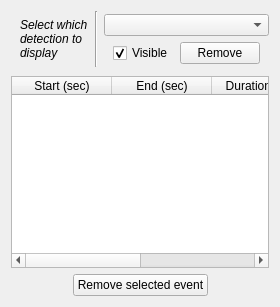
              <widget class="QWidget" name="q_DetectLoc">
               <attribute name="title">
                <string>Locations</string>
               </attribute>
               <layout class="QVBoxLayout" name="verticalLayout_39">
                <item>
                 <layout class="QGridLayout" name="gridLayout_23">
                  <property name="leftMargin">
                   <number>9</number>
                  </property>
                  <property name="topMargin">
                   <number>0</number>
                  </property>
                  <property name="bottomMargin">
                   <number>0</number>
                  </property>
                  <property name="spacing">
                   <number>3</number>
                  </property>
                  <item row="0" column="0" rowspan="3">
                   <widget class="QLabel" name="label_72">
                    <property name="font">
                     <font>
                      <italic>true</italic>
                      <stylestrategy>PreferDefault</stylestrategy>
                      <kerning>true</kerning>
                     </font>
                    </property>
                    <property name="text">
                     <string>Select which
detection to
display</string>
                    </property>
                   </widget>
                  </item>
                  <item row="0" column="1" rowspan="3">
                   <widget class="Line" name="line_28">
                    <property name="minimumSize">
                     <size>
                      <width>10</width>
                      <height>0</height>
                     </size>
                    </property>
                    <property name="orientation">
                     <enum>Qt::Vertical</enum>
                    </property>
                   </widget>
                  </item>
                  <item row="2" column="2" colspan="2">
                   <widget class="QWidget" name="widget_11" native="true">
                    <layout class="QHBoxLayout" name="horizontalLayout_19">
                     <property name="topMargin">
                      <number>3</number>
                     </property>
                     <property name="bottomMargin">
                      <number>3</number>
                     </property>
                     <item>
                      <widget class="QCheckBox" name="_DetectViz">
                       <property name="text">
                        <string>Visible</string>
                       </property>
                       <property name="checked">
                        <bool>true</bool>
                       </property>
                       <property name="tristate">
                        <bool>false</bool>
                       </property>
                      </widget>
                     </item>
                     <item>
                      <widget class="QPushButton" name="_DetectRm">
                       <property name="text">
                        <string>Remove</string>
                       </property>
                      </widget>
                     </item>
                    </layout>
                   </widget>
                  </item>
                  <item row="3" column="2" colspan="2">
                   <widget class="QWidget" name="widget_12" native="true">
                    <property name="minimumSize">
                     <size>
                      <width>0</width>
                      <height>0</height>
                     </size>
                    </property>
                    <layout class="QHBoxLayout" name="horizontalLayout_10">
                     <property name="topMargin">
                      <number>0</number>
                     </property>
                     <property name="bottomMargin">
                      <number>0</number>
                     </property>
                    </layout>
                   </widget>
                  </item>
                  <item row="3" column="1">
                   <widget class="Line" name="line_30">
                    <property name="minimumSize">
                     <size>
                      <width>10</width>
                      <height>0</height>
                     </size>
                    </property>
                    <property name="orientation">
                     <enum>Qt::Vertical</enum>
                    </property>
                   </widget>
                  </item>
                  <item row="1" column="2" colspan="2">
                   <widget class="QComboBox" name="_DetectChanSw"/>
                  </item>
                 </layout>
                </item>
                <item>
                 <widget class="QTableWidget" name="_DetectLocations">
                  <property name="dragDropMode">
                   <enum>QAbstractItemView::InternalMove</enum>
                  </property>
                  <property name="alternatingRowColors">
                   <bool>true</bool>
                  </property>
                  <property name="sortingEnabled">
                   <bool>true</bool>
                  </property>
                  <attribute name="horizontalHeaderStretchLastSection">
                   <bool>true</bool>
                  </attribute>
                  <column>
                   <property name="text">
                    <string>Start (sec)</string>
                   </property>
                  </column>
                  <column>
                   <property name="text">
                    <string>End (sec)</string>
                   </property>
                  </column>
                  <column>
                   <property name="text">
                    <string>Duration (ms)</string>
                   </property>
                  </column>
                  <column>
                   <property name="text">
                    <string>Stage</string>
                   </property>
                  </column>
                 </widget>
                </item>
                <item>
                 <layout class="QHBoxLayout" name="horizontalLayout_20">
                  <property name="topMargin">
                   <number>0</number>
                  </property>
                  <item>
                   <spacer name="horizontalSpacer_34">
                    <property name="orientation">
                     <enum>Qt::Horizontal</enum>
                    </property>
                    <property name="sizeHint" stdset="0">
                     <size>
                      <width>40</width>
                      <height>20</height>
                     </size>
                    </property>
                   </spacer>
                  </item>
                  <item>
                   <widget class="QPushButton" name="_DetecRmEvent">
                    <property name="text">
                     <string>Remove selected event</string>
                    </property>
                   </widget>
                  </item>
                  <item>
                   <spacer name="horizontalSpacer_37">
                    <property name="orientation">
                     <enum>Qt::Horizontal</enum>
                    </property>
                    <property name="sizeHint" stdset="0">
                     <size>
                      <width>40</width>
                      <height>20</height>
                     </size>
                    </property>
                   </spacer>
                  </item>
                 </layout>
                </item>
               </layout>
              </widget>
